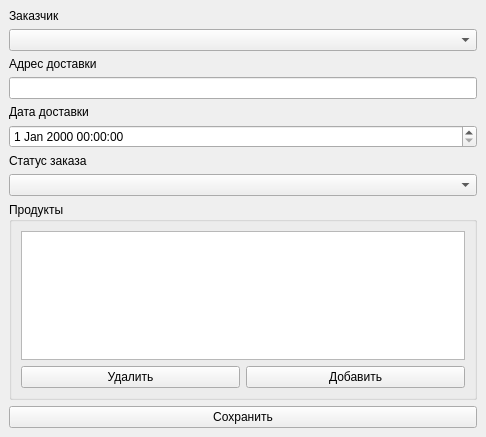
<?xml version="1.0" encoding="UTF-8"?>
<ui version="4.0">
 <class>MainWindow</class>
 <widget class="QMainWindow" name="MainWindow">
  <property name="geometry">
   <rect>
    <x>0</x>
    <y>0</y>
    <width>486</width>
    <height>437</height>
   </rect>
  </property>
  <property name="windowTitle">
   <string>Изменить/Создать заказ</string>
  </property>
  <widget class="QWidget" name="centralwidget">
   <layout class="QGridLayout" name="gridLayout_2">
    <item row="6" column="0">
     <widget class="QLabel" name="label_4">
      <property name="text">
       <string>Статус заказа</string>
      </property>
     </widget>
    </item>
    <item row="0" column="0">
     <widget class="QLabel" name="label_3">
      <property name="text">
       <string>Заказчик</string>
      </property>
     </widget>
    </item>
    <item row="1" column="0">
     <widget class="QComboBox" name="comboBox"/>
    </item>
    <item row="3" column="0">
     <widget class="QLineEdit" name="lineEdit"/>
    </item>
    <item row="2" column="0">
     <widget class="QLabel" name="label_2">
      <property name="text">
       <string>Адрес доставки</string>
      </property>
     </widget>
    </item>
    <item row="4" column="0">
     <widget class="QLabel" name="label">
      <property name="text">
       <string>Дата доставки</string>
      </property>
     </widget>
    </item>
    <item row="5" column="0">
     <widget class="QDateTimeEdit" name="dateTimeEdit"/>
    </item>
    <item row="9" column="0">
     <widget class="QPushButton" name="pushButton">
      <property name="text">
       <string>Сохранить</string>
      </property>
     </widget>
    </item>
    <item row="8" column="0">
     <widget class="QGroupBox" name="groupBox">
      <property name="title">
       <string>Продукты</string>
      </property>
      <layout class="QGridLayout" name="gridLayout">
       <item row="2" column="1">
        <widget class="QPushButton" name="pushButton_2">
         <property name="text">
          <string>Добавить</string>
         </property>
        </widget>
       </item>
       <item row="2" column="0">
        <widget class="QPushButton" name="pushButton_3">
         <property name="text">
          <string>Удалить</string>
         </property>
        </widget>
       </item>
       <item row="1" column="0" colspan="2">
        <widget class="QTableView" name="tableView">
         <property name="selectionMode">
          <enum>QAbstractItemView::SingleSelection</enum>
         </property>
         <property name="selectionBehavior">
          <enum>QAbstractItemView::SelectRows</enum>
         </property>
         <attribute name="horizontalHeaderStretchLastSection">
          <bool>true</bool>
         </attribute>
         <attribute name="verticalHeaderVisible">
          <bool>false</bool>
         </attribute>
        </widget>
       </item>
      </layout>
     </widget>
    </item>
    <item row="7" column="0">
     <widget class="QComboBox" name="comboBox_2"/>
    </item>
   </layout>
  </widget>
  <action name="clients_action">
   <property name="text">
    <string>Клиенты</string>
   </property>
  </action>
  <action name="suppliers_action">
   <property name="text">
    <string>Поставщики</string>
   </property>
  </action>
  <action name="products_action">
   <property name="text">
    <string>Продукты</string>
   </property>
  </action>
  <action name="warehouse_action">
   <property name="text">
    <string>Склад</string>
   </property>
  </action>
 </widget>
 <resources/>
 <connections/>
</ui>
